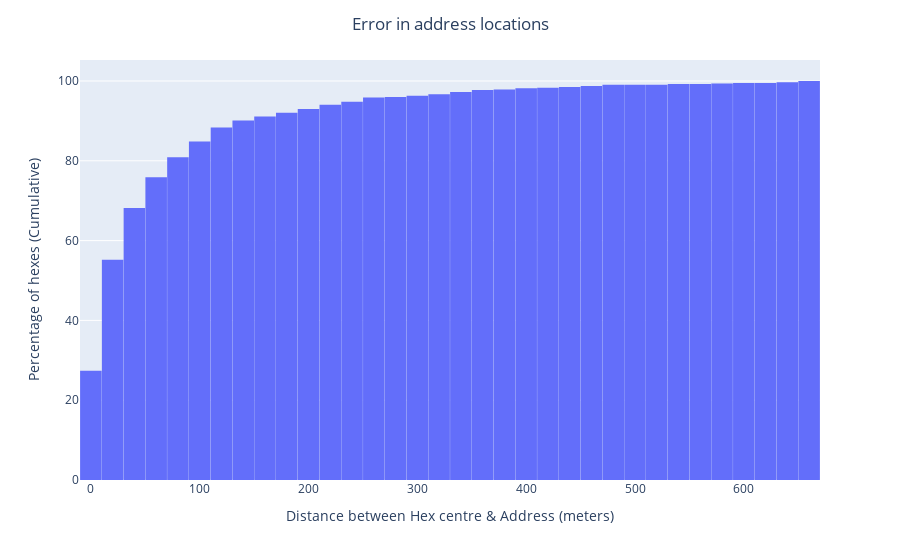

Here is the notebook cell this chart was saved with:
### Markdown cell above
## Calculating Distances

We use geopy to calculate the geodesic distance between each hexagon centre and the address obtained. We want to check if the addresses provided are close to the hex centres.

### Code cell
centre_coord = df_hex[['centre_lat', 'centre_lon']].to_records(index=False)

address_error = [] # Empty list to store data

for centre, addr in zip(centre_coord, addr_coord):
    dist = distance(centre, addr).meters
    address_error.append(dist) # Use Geopy function

# Plot histogram
address_err_fig = px.histogram(
    x = address_error,
    #// nbins = 200,
    histnorm = 'percent',
    cumulative = True,
    template = 'plotly',
)

address_err_fig.update_layout(
    title = "Error in address locations",
    title_x = 0.5,
    xaxis_title = 'Distance between Hex centre & Address (meters)',
    yaxis_title = 'Percentage of hexes (Cumulative)',
    bargap = 0.01,
)

### Figure 1 — Plotly figure (JSON) as saved in the notebook; plotly's stock layout.template omitted (floating-point values rounded to 4 significant figures; data arrays with more than 128 entries replaced by an {"elided": "..."} marker saying what was removed)
{"data": [{"alignmentgroup": "True", "bingroup": "x", "cumulative": {"enabled": true}, "histnorm": "percent", "hovertemplate": "x=%{x}<br>percent=%{y}<extra></extra>", "legendgroup": "", "marker": {"color": "#636efa"}, "name": "", "offsetgroup": "", "orientation": "v", "showlegend": false, "type": "histogram", "x": {"elided": "942 float values"}, "xaxis": "x", "yaxis": "y"}], "layout": {"bargap": 0.01, "barmode": "relative", "legend": {"tracegroupgap": 0}, "margin": {"t": 60}, "title": {"text": "Error in address locations", "x": 0.5}, "xaxis": {"anchor": "y", "domain": [0, 1], "title": {"text": "Distance between Hex centre & Address (meters)"}}, "yaxis": {"anchor": "x", "domain": [0, 1], "title": {"text": "Percentage of hexes (Cumulative)"}}}}
